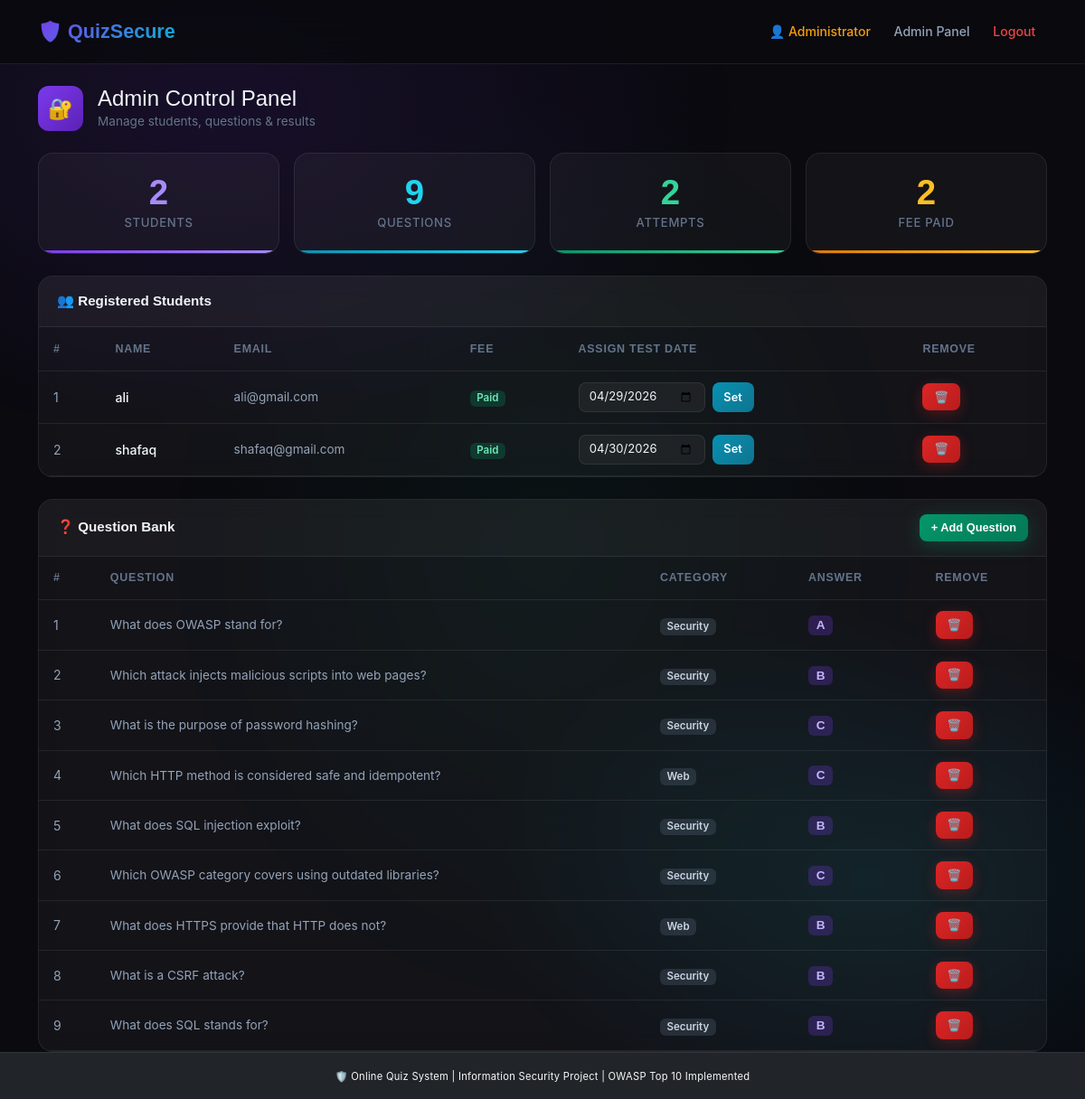
Page /admin (signed in) on the earlier database version.
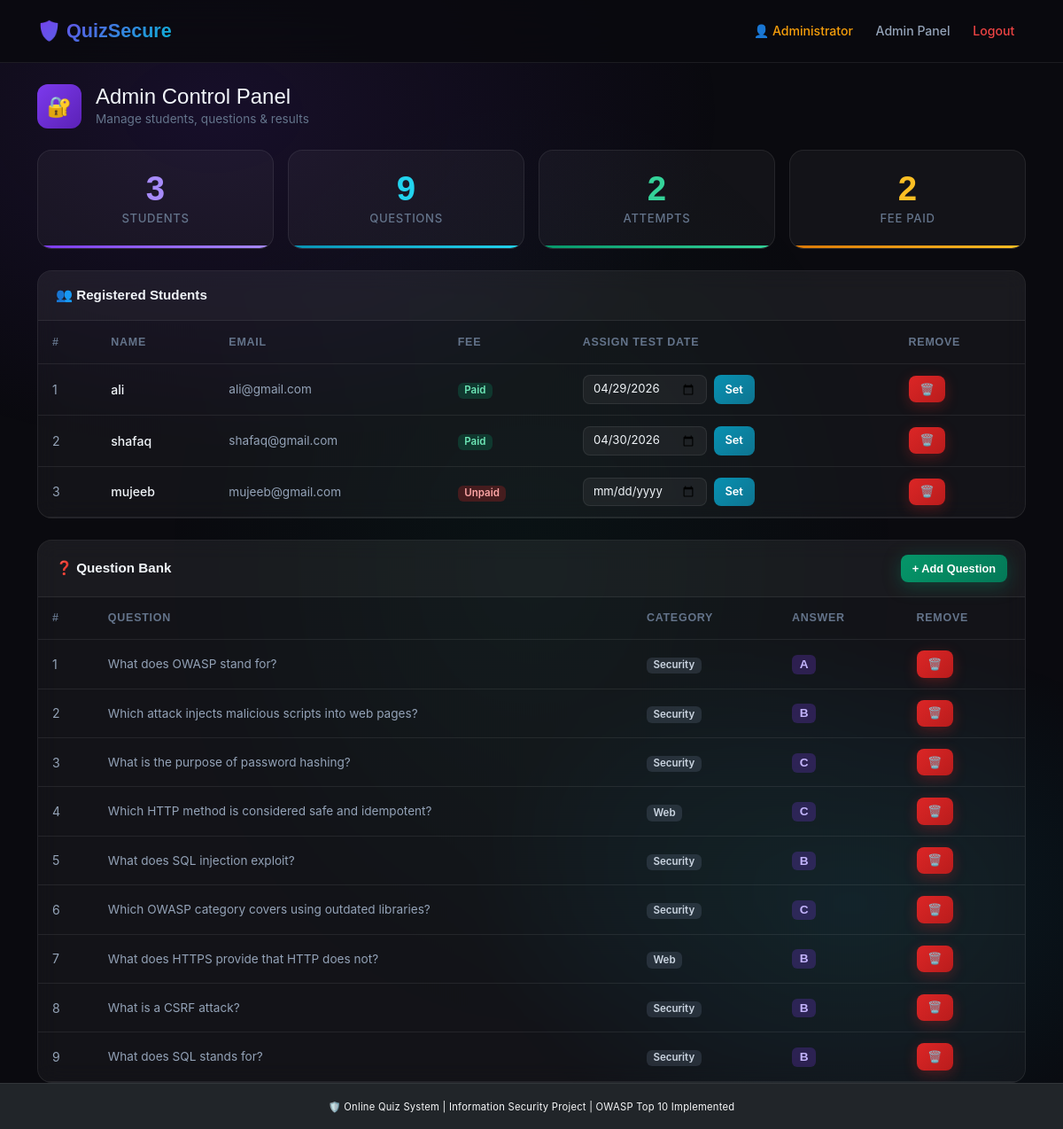
Same page on the later database version.
### app.py (models this page shows)
class User(db.Model):
    id = db.Column(db.Integer, primary_key=True)
    name = db.Column(db.String(100), nullable=False)
    email = db.Column(db.String(120), unique=True, nullable=False)
    password = db.Column(db.String(200), nullable=False)  # Hashed
    role = db.Column(db.String(10), default='student')    # 'student' or 'admin'
    fee_paid = db.Column(db.Boolean, default=False)
    test_date = db.Column(db.String(50), nullable=True)
    created_at = db.Column(db.DateTime, default=datetime.utcnow)
    results = db.relationship('Result', backref='user', lazy=True)

class Question(db.Model):
    id = db.Column(db.Integer, primary_key=True)
    question_text = db.Column(db.Text, nullable=False)
    option_a = db.Column(db.String(200), nullable=False)
    option_b = db.Column(db.String(200), nullable=False)
    option_c = db.Column(db.String(200), nullable=False)
    option_d = db.Column(db.String(200), nullable=False)
    correct_answer = db.Column(db.String(1), nullable=False)  # A, B, C, or D
    category = db.Column(db.String(100), default='General')

### app.py (the view)
@app.route('/admin')
@admin_required
def admin_dashboard():
    users   = User.query.filter_by(role='student').all()
    questions = Question.query.all()
    results = Result.query.all()
    return render_template('admin_dashboard.html',
                           users=users, questions=questions, results=results)

### app.py (called while the page is built)
def admin_required(f):
    from functools import wraps
    @wraps(f)
    def decorated(*args, **kwargs):
        if 'user_id' not in session:
            flash('Please login first!', 'warning')
            return redirect(url_for('login'))
        if session.get('role') != 'admin':
            flash('Access Denied! Admin only area.', 'danger')
            return redirect(url_for('dashboard'))
        return f(*args, **kwargs)
    return decorated

### templates/admin_dashboard.html (shortened to what this page needs)
{% extends "base.html" %}
{% block content %}
<div class="d-flex align-items-center mb-4 gap-3">
  <div style="width:50px;height:50px;background:linear-gradient(135deg,#7c3aed,#5b21b6);border-radius:12px;display:flex;align-items:center;justify-content:center;font-size:1.4rem;flex-shrink:0;">🔐</div>
  <div>
    <h4 style="margin:0;font-family:'Space Grotesk',sans-serif;">Admin Control Panel</h4>
    <p style="margin:0;color:#64748b;font-size:0.85rem;">Manage students, questions & results</p>
  </div>
</div>
<div class="row g-3 mb-4">
  <div class="col-6 col-md-3">
    <div class="stat-card purple">
      <div class="stat-num">{{ users|length }}</div>
      <div class="stat-label">Students</div>
    </div>
  </div>
  <div class="col-6 col-md-3">
    <div class="stat-card cyan">
      <div class="stat-num">{{ questions|length }}</div>
      <div class="stat-label">Questions</div>
    </div>
  </div>
  <div class="col-6 col-md-3">
    <div class="stat-card green">
      <div class="stat-num">{{ results|length }}</div>
      <div class="stat-label">Attempts</div>
    </div>
  </div>
  <div class="col-6 col-md-3">
    <div class="stat-card gold">
      <div class="stat-num">{{ users|selectattr('fee_paid')|list|length }}</div>
      <div class="stat-label">Fee Paid</div>
    </div>
  </div>
</div>
<div class="card mb-4">
  <div class="card-header" style="background:rgba(255,255,255,0.03) !important; display:flex; justify-content:space-between; align-items:center;">
    <span>👥 Registered Students</span>
  </div>
  <div class="card-body p-0" style="padding:0 !important;">
    <table class="table mb-0">
      <thead>
        <tr><th>#</th><th>Name</th><th>Email</th><th>Fee</th><th>Assign Test Date</th><th>Remove</th></tr>
      </thead>
      <tbody>
        {% for u in users %}
        <tr>
          <td>{{ loop.index }}</td>
          <td style="font-weight:500; color:#f1f5f9;">{{ u.name }}</td>
          <td style="color:#94a3b8; font-size:0.85rem;">{{ u.email }}</td>
          <td>{% if u.fee_paid %}<span class="badge bg-success">Paid</span>{% else %}<span class="badge bg-danger">Unpaid</span>{% endif %}</td>
          <td>
            <form method="POST" action="{{ url_for('assign_date', uid=u.id) }}" class="d-flex gap-2">
              <input type="date" name="test_date" class="form-control form-control-sm" value="{{ u.test_date or '' }}" style="width:140px;">
              <button class="btn btn-sm btn-info">Set</button>
            </form>
          </td>
          <td>
            <a href="{{ url_for('delete_user', uid=u.id) }}" class="btn btn-sm btn-danger" onclick="return confirm('Delete {{ u.name }}?')">🗑️</a>
          </td>
        </tr>
        {% else %}
        <tr><td colspan="6" class="text-center py-4" style="color:#64748b;">No students registered yet.</td></tr>
        {% endfor %}
      </tbody>
    </table>
  </div>
</div>
<div class="card">
  <div class="card-header" style="background:rgba(255,255,255,0.03) !important; display:flex; justify-content:space-between; align-items:center;">
    <span>❓ Question Bank</span>
    <a href="{{ url_for('add_question') }}" class="btn btn-sm btn-success">+ Add Question</a>
  </div>
  <div class="card-body p-0" style="padding:0 !important;">
    <table class="table mb-0">
      <thead>
        <tr><th>#</th><th>Question</th><th>Category</th><th>Answer</th><th>Remove</th></tr>
      </thead>
      <tbody>
        {% for q in questions %}
        <tr>
          <td>{{ loop.index }}</td>
          <td style="color:#94a3b8; font-size:0.85rem;">{{ q.question_text[:65] }}{% if q.question_text|length > 65 %}…{% endif %}</td>
          <td><span class="badge bg-secondary">{{ q.category }}</span></td>
          <td><span class="badge bg-primary" style="font-family:'Space Grotesk',sans-serif; font-size:0.85rem;">{{ q.correct_answer }}</span></td>
          <td>
            <a href="{{ url_for('delete_question', qid=q.id) }}" class="btn btn-sm btn-danger" onclick="return confirm('Delete this question?')">🗑️</a>
          </td>
        </tr>
        {% else %}
        <tr><td colspan="5" class="text-center py-4" style="color:#64748b;">No questions added yet.</td></tr>
        {% endfor %}
      </tbody>
    </table>
  </div>
</div>
{% endblock %}

### templates/base.html (shortened to what this page needs)
<!DOCTYPE html>
<html lang="en">
<head>
    <link href="https://cdn.jsdelivr.net/npm/bootstrap@5.3.0/dist/css/bootstrap.min.css" rel="stylesheet">
    <link rel="stylesheet" href="{{ url_for('static', filename='css/style.css') }}">
</head>
<body>
<div class="content-wrapper">
    <nav class="navbar navbar-expand-lg navbar-dark bg-dark">
        <div class="container">
            <a class="navbar-brand fw-bold" href="{{ url_for('index') }}">🛡️ QuizSecure</a>
            <div class="collapse navbar-collapse" id="navbarNav">
                <ul class="navbar-nav ms-auto">
                    {% if session.get('user_id') %}
                        <li class="nav-item">
                            <span class="nav-link text-warning">👤 {{ session.get('user_name') }}</span>
                        </li>
                        {% if session.get('role') == 'admin' %}
                        <li class="nav-item">
                            <a class="nav-link" href="{{ url_for('admin_dashboard') }}">Admin Panel</a>
                        </li>
                        {% else %}
                        <li class="nav-item">
                            <a class="nav-link" href="{{ url_for('dashboard') }}">Dashboard</a>
                        </li>
                        {% endif %}
                        <li class="nav-item">
                            <a class="nav-link text-danger" href="{{ url_for('logout') }}">Logout</a>
                        </li>
                    {% endif %}
                </ul>
            </div>
        </div>
    </nav>
    <div class="container mt-4">
        {% block content %}{% endblock %}
    </div>
</div>
<footer class="py-3 bg-dark text-center text-light">
    <small>🛡️ Online Quiz System | Information Security Project | OWASP Top 10 Implemented</small>
</footer>
</body>
</html>

### templates/base.html (style rules this page uses)
body { display: flex; flex-direction: column; min-height: 100vh; margin: 0; }
.content-wrapper { flex: 1 0 auto; }
footer { flex-shrink: 0; }

Differences in the rows shown:
added User: name "mujeeb", email "mujeeb@gmail.com", fee_paid "Unpaid"
Other differences:
{{ users|length }}: "2" → "3"
